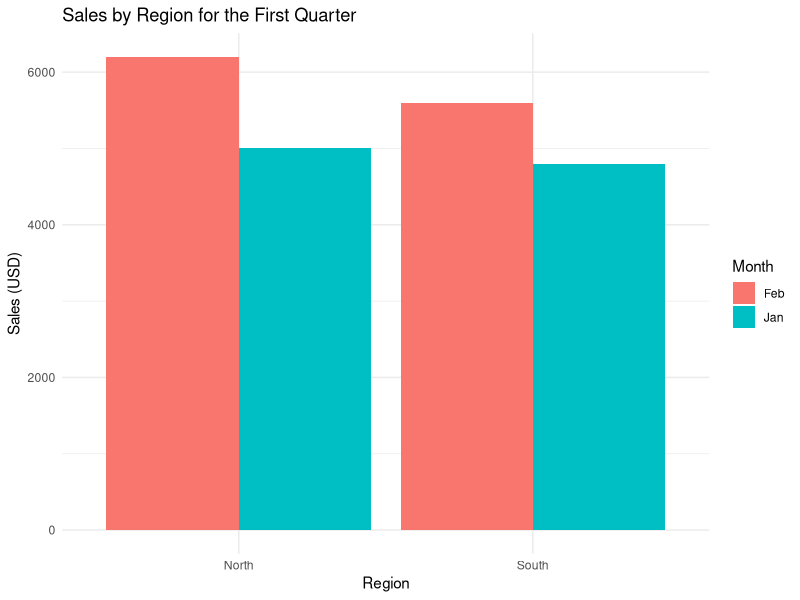

This chart was generated by the following R code:
library(ggplot2)

# Your data
data <- data.frame(
  Region = c("North", "North", "South", "South"),
  Month = c("Jan", "Feb", "Jan", "Feb"),
  Sales = c(5000, 6200, 4800, 5600)
)
#1
ggplot(data, aes(x = Region, y = Sales, fill = Month)) +
  geom_bar(stat = "identity", position = "dodge") +
  labs(title = "Sales by Region for the First Quarter",
       x = "Region",
       y = "Sales (USD)",
       fill = "Month") +
  theme_minimal()
#3
library(knitr)
library(kableExtra)
employee_table <- kable(data, format = "html", caption = "table of the reigions") %>%
  kable_styling(bootstrap_options = "striped", full_width = FALSE)
print(employee_table)
